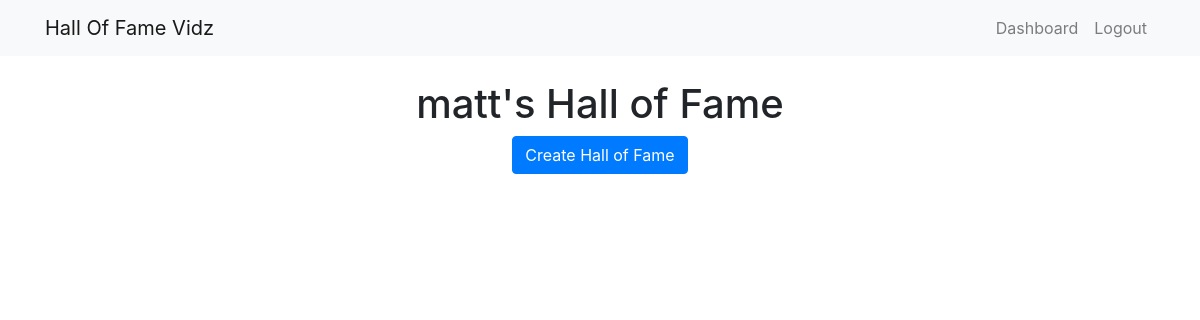
Before: /dashboard (signed in) with the older database file.
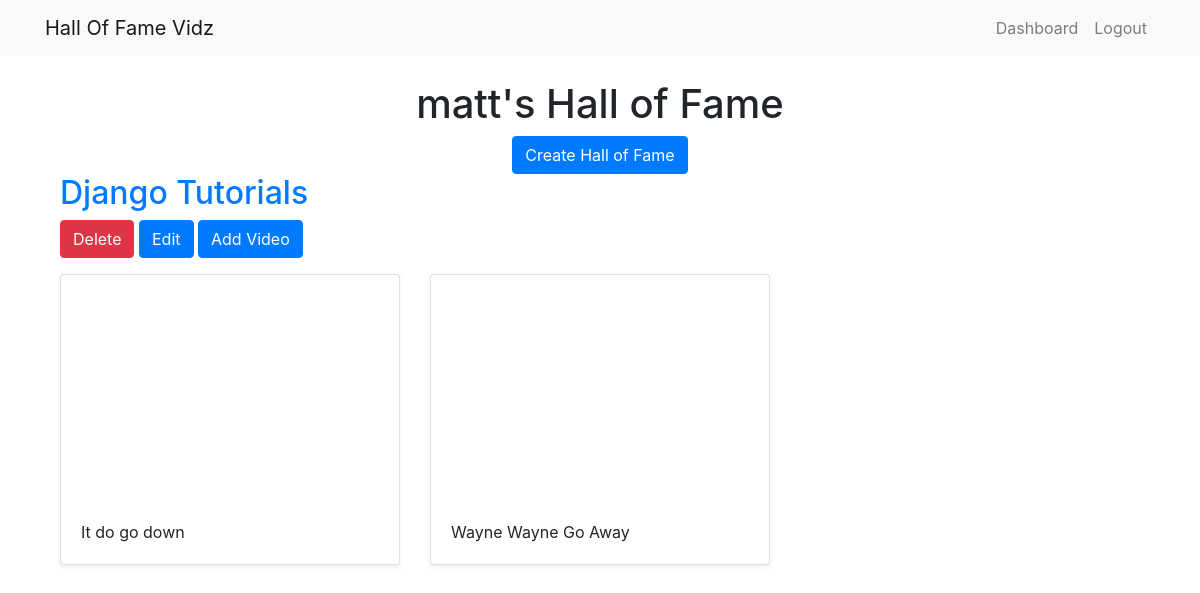
After: the same page with the newer database file.
### halls/models.py (models this page shows, shortened)
class Hall(models.Model):
    title = models.CharField(max_length=255)
    user = models.ForeignKey(User, on_delete=models.CASCADE)
    objects = models.Manager()

class Video(models.Model):
    title = models.CharField(max_length=255)
    url = models.URLField()
    youtube_id = models.CharField(max_length=255)
    hall = models.ForeignKey(Hall, on_delete=models.CASCADE)
    objects = models.Manager()

### halls/views.py (the view)
# urls.py: path('dashboard', views.dashboard, name='dashboard'),
def dashboard(request):
    halls = Hall.objects.filter(user=request.user)
    return render(request, 'halls/dashboard.html', {'halls': halls})

### templates/halls/dashboard.html
{% extends 'base.html' %}
{% block content %}
<div class="container">
    <div class="text-center">
        <h1>{{ user.username }}'s Hall of Fame</h1>
        <a href="{% url 'create_hall' %}" class="btn btn-primary">Create Hall of Fame</a>
    </div>
    {% for hall in halls %}
        <h2><a href="{% url 'detail_hall' hall.id %}">{{ hall.title }}</a></h2>
        <a href="{% url 'delete_hall' hall.id %}" class="btn btn-danger">Delete</a>
        <a href="{% url 'update_hall' hall.id %}" class="btn btn-primary">Edit</a>
        <a href="{% url 'add_video' hall.id %}" class="btn btn-primary">Add Video</a>
        <div class="row">
            {% for video in hall.video_set.all %}
                <div class="col-md-4 mt-3">
                    <div class="card mb-4 shadow-sm">
                        <iframe width="100%" height="225" src="https://www.youtube.com/embed/{{ video.youtube_id }}" frameborder="0" allow="accelerometer; autoplay; encrypted-media; gyroscope; picture-in-picture" allowfullscreen></iframe>
                        <div class="card-body text-left">
                            <p class="card-text"> {{ video.title }}</p>
                        </div>
                    </div>
                </div>
            {% endfor %}
        </div>
    {% endfor %}
</div>
{% endblock %}

Changed rows visible on the page:
added Hall: title "Django Tutorials"
added Video: title "It do go down"
added Video: title "Wayne Wayne Go Away"
